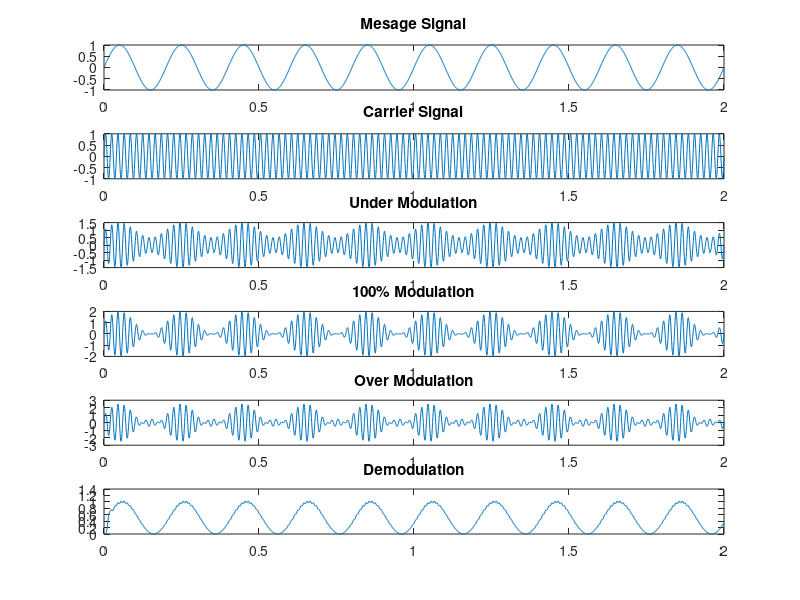

Recreate this plot in MATLAB.
clc ;
clear all ;
close all ;
t = [0:0.001:2] ;
f1 =5;
m=sin( 2* pi * f1 * t ) ;
subplot( 6 , 2 , [ 1 , 2 ] ) ;
plot( t ,m) ;
title ('Mesage Signal') ;
f2 =50;
c=sin ( 2* pi * f2 * t ) ;
subplot( 6 , 2 , [ 3 , 4 ] ) ;
plot( t , c ) ;
title('Carrier Signal') ;
m1= 0.5;
s1=(1+(m1*m)).*c ;
subplot ( 6 , 2 , [ 5 , 6 ] ) ;
plot (t , s1) ;
title ('Under Modulation') ;
m2=1;
s2 =(1+(m2*m) ).*c ;
subplot ( 6 , 2 , [ 7 , 8 ] ) ;
plot ( t , s2 ) ;
title ('100% Modulation' ) ;
m3= 1.5;
s3 =(1+(m3*m)).*c ;
subplot ( 6 , 2 , [ 9 , 10 ] ) ;
plot ( t , s3 ) ;
title ('Over Modulation') ;
s5=s2.*c ;
[ b , a]= butter( 5 , 0.1 ) ;
s4= filter (b , a , s5 ) ;
subplot ( 6 , 2 , [ 11 , 12 ] ) ;
plot ( t , s4 ) ;
title ( 'Demodulation') ;
